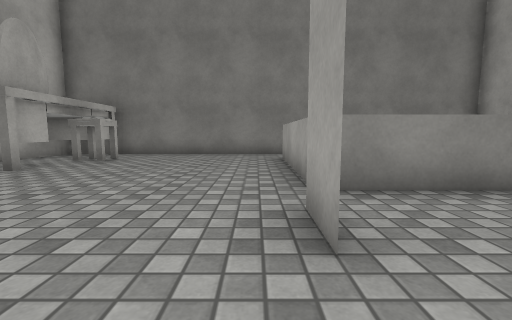
view 1 (above)

14 first-person views from a walk through a scene from a Unity 3-D project. The camera is 0.38 m above the floor, tilts 6° down and sees 90° across. The floor is counted in squares, 0.5 m on a side. Each view is taken from the middle of a square. On the plan, view 1 faces up. The plan holds only what a view shows up to about 9 squares ahead; the rest is blank. Surface patterns are stand-ins for the level's own textures.

view 2
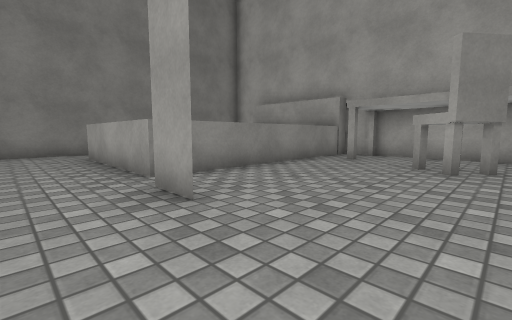

view 3
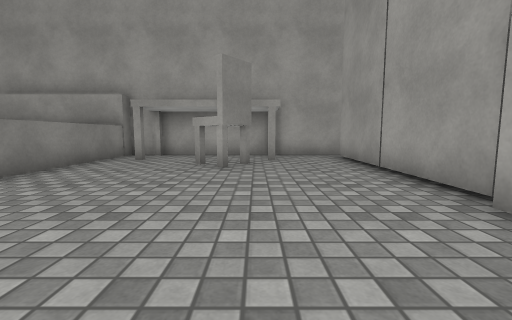

view 4
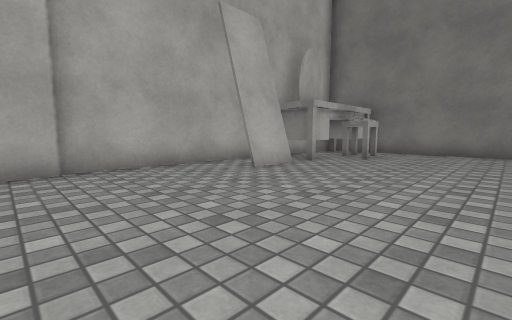

view 5
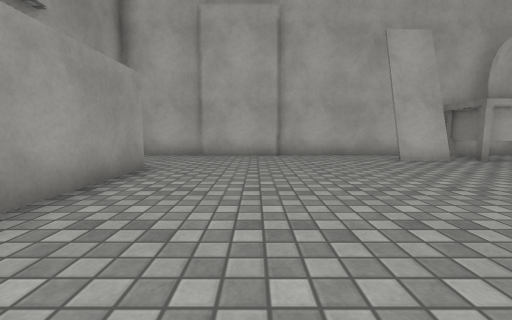

view 6
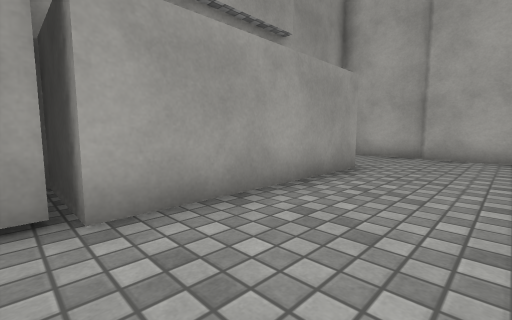

view 7
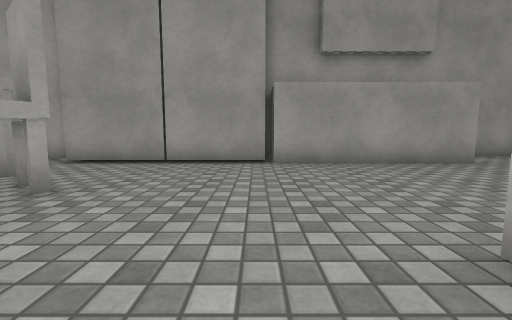

view 8
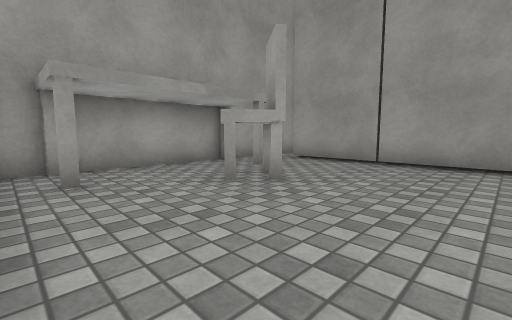

view 9
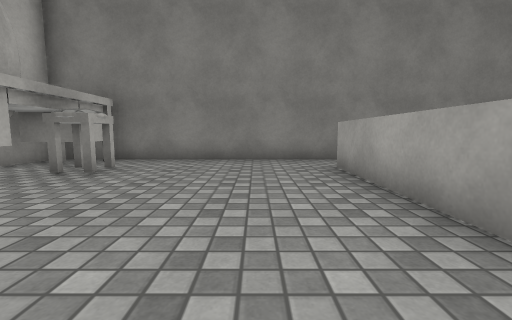

view 10
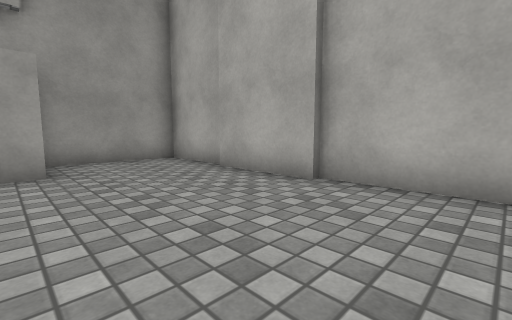

view 11
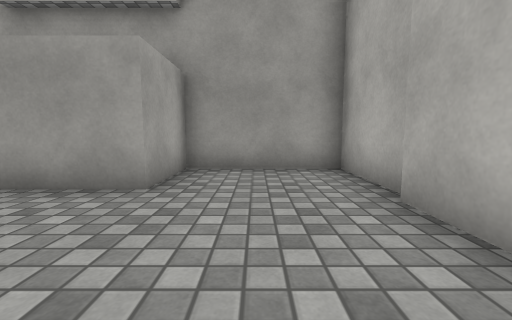

view 12
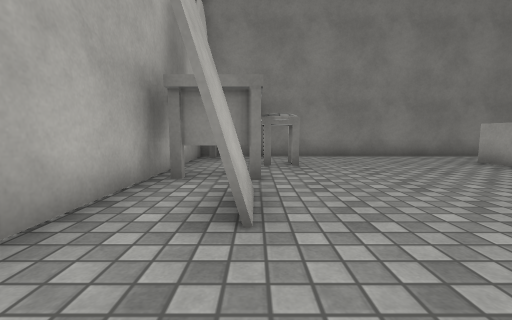

view 13
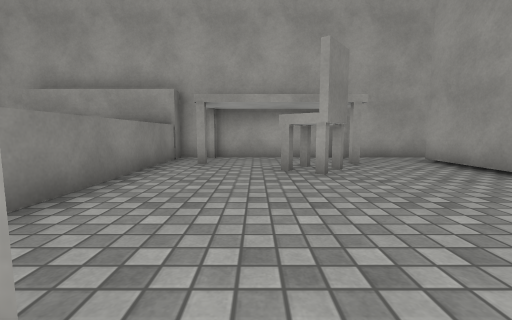

view 14
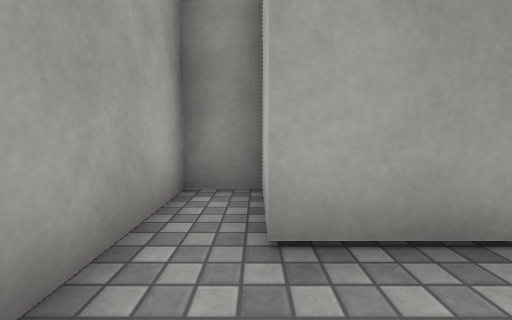

### Floor plan
Key: @ floor where view 1 was taken; # wall or solid block; . floor; T table; C chair; B block; O other object.
Columns run from 7 left of view 1 to 8 right of it. Each row starts with its distance up from view 1.
  9 #TT#######
  8 #TT.....O     O
  7 #TCC....O     O
  6 #TT.....O     O
  5 #TT.....O     O
  4 #.#.....OOOOOOO
  3 #.#............#
  2 #.......#....T.T
  1 #..............#
  0 #......@....CC.#
 -1 #...........CT.#
 -2 #..............#
 -3 #..............#
 -4 #...BBBBBBOOOOO#
 -5 #...B    B    O#
 -6 #####    #    ##

Where each view was taken, in squares from view 1:
view 1: 0 up, 0 right, facing up
view 2: 1 down, 1 left, facing up-right
view 3: 1 down, 1 left, facing right
view 4: 1 down, 1 left, facing up-left
view 5: 1 down, 2 right, facing left
view 6: 1 down, 2 right, facing down-left
view 7: 3 up, 2 right, facing down
view 8: 3 up, 2 right, facing down-right
view 9: 2 up, 1 left, facing up
view 10: 2 up, 3 left, facing down-left
view 11: 0 up, 5 left, facing down
view 12: 1 up, 5 left, facing up
view 13: 1 up, 0 right, facing right
view 14: 2 down, 7 right, facing down
